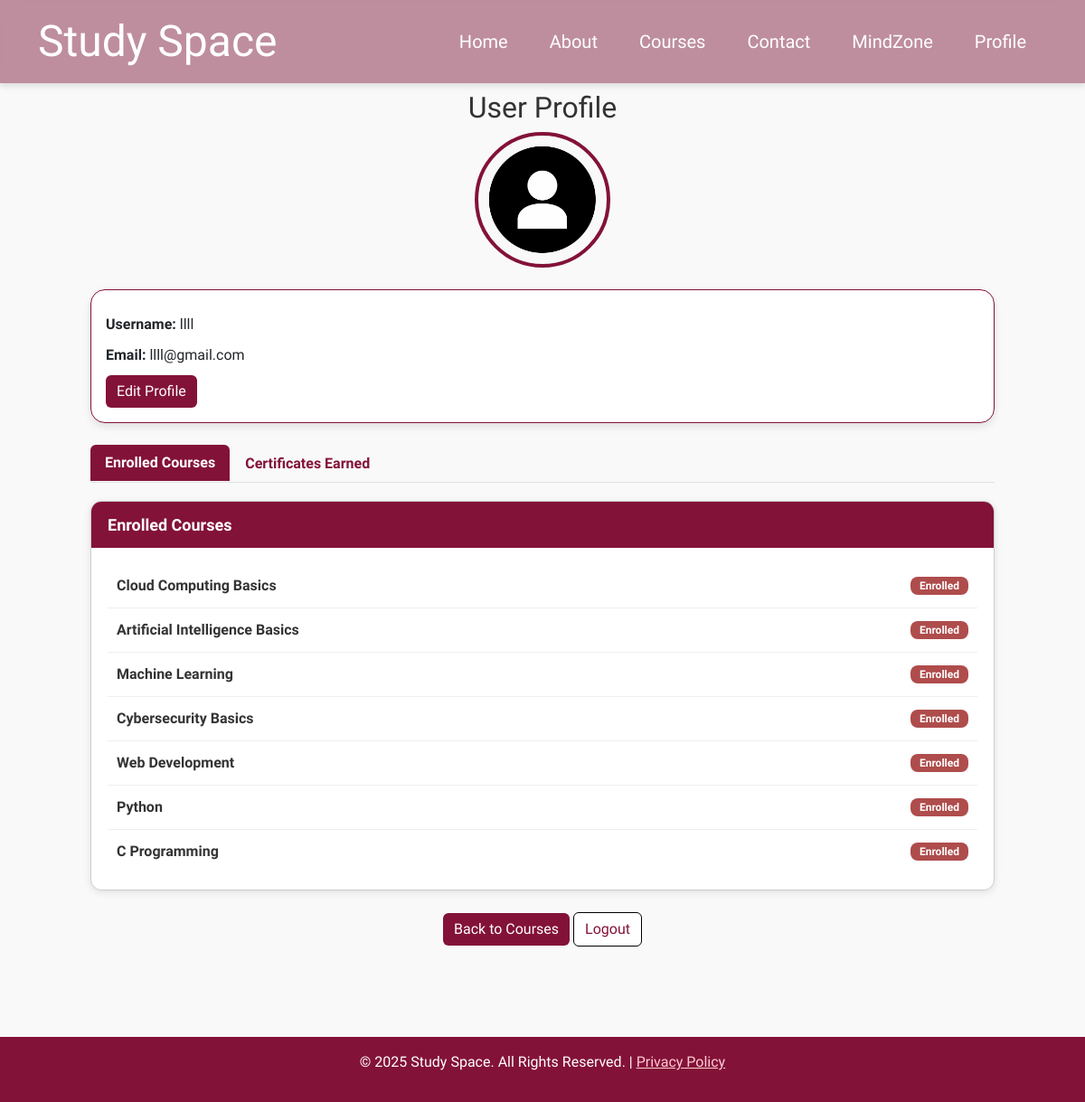
/profile (signed in), run on the app's committed database.
### tables this page shows
CREATE TABLE users (
            id INTEGER PRIMARY KEY AUTOINCREMENT,
            username TEXT UNIQUE NOT NULL,
            email TEXT UNIQUE NOT NULL,
            password TEXT NOT NULL,
            profile_pic TEXT DEFAULT 'default.png'
        );

CREATE TABLE enrollments (
            id INTEGER PRIMARY KEY AUTOINCREMENT,
            username TEXT NOT NULL,
            course_id INTEGER NOT NULL,
            course_name TEXT NOT NULL,
            course_cost INTEGER NOT NULL,
            course_duration TEXT NOT NULL,
            FOREIGN KEY (username) REFERENCES users(username),
            FOREIGN KEY (course_id) REFERENCES courses(id)
        );

### app.py (the view)
@app.route('/profile')
def profile():
    if "username" not in session:
        flash("Please login first!", "warning")
        return redirect(url_for("login"))
    username = session["username"]  # Get the username from session
    conn = get_db_connection()
    conn.row_factory = sqlite3.Row
    cursor = conn.cursor()
    user_data = cursor.execute("SELECT * FROM users WHERE username = ?", (username,)).fetchone()
    enrollments = cursor.execute("SELECT * FROM enrollments WHERE username = ?", (username,)).fetchall()
    certificates = cursor.execute("SELECT course_name, date_earned FROM certificates WHERE username = ?", (username,)).fetchall()
    conn.close()
    unique_certificates = []
    seen_courses = set()
    for cert in certificates:
        if cert['course_name'] not in seen_courses:
            seen_courses.add(cert['course_name'])
            unique_certificates.append(cert)
    if not user_data:
        flash("User not found!", "danger")
        return redirect(url_for("login"))
    return render_template('profile.html', user=user_data, enrollments=enrollments,certificates=unique_certificates)

### app.py (called while the page is built)
def get_db_connection():
    conn = sqlite3.connect(DB_PATH)
    conn.row_factory = sqlite3.Row
    return conn

### templates/profile.html (shortened to what this page needs)
<!DOCTYPE html>
<html lang="en">
<head>
    <link href="https://cdn.jsdelivr.net/npm/bootstrap@5.3.0-alpha1/dist/css/bootstrap.min.css" rel="stylesheet">
    <link rel="stylesheet" href="{{ url_for('static', filename='css/profile.css') }}">
</head>
<body>
    <nav class="navbar navbar-expand-lg">
        <div class="container">
            <a class="navbar-brand">Study Space</a>
            <div class="collapse navbar-collapse" id="navbarNav">
                <ul class="navbar-nav ms-auto">
                    <li class="nav-item"><a class="nav-link" href="{{ url_for('home') }}">Home</a></li>
                    <li class="nav-item"><a class="nav-link" href="{{ url_for('home') }}#about">About</a></li>
                    <li class="nav-item"><a class="nav-link" href="{{ url_for('courses') }}">Courses</a></li>
                    <li class="nav-item"><a class="nav-link" href="{{ url_for('contact') }}">Contact</a></li>
                    <li class="nav-item"><a class="nav-link" href="{{ url_for('game') }}">MindZone</a></li>
                    <li class="nav-item"><a class="nav-link" href="{{ url_for('profile') }}">Profile</a></li>
                </ul>
            </div>
        </div>
    </nav>
    <div class="container1">
        <h2 class="text-center">User Profile</h2>
        <div class="text-center">
            <img src="{{ url_for('static', filename='uploads/' + (user['profile_pic'] if user['profile_pic'] else 'default.png')) }}"
                alt="Profile Picture" class="rounded-circle" width="150">
        </div>
        <div class="card mt-4">
            <div class="card-body">
                <p><strong>Username:</strong> {{ user['username'] }}</p>
                <p><strong>Email:</strong> {{ user['email'] }}</p>
                <a href="{{ url_for('edit_profile') }}" class="btn btn-warning">Edit Profile</a>
            </div>
        </div>
        <ul class="nav nav-tabs mt-4" id="profileTabs" role="tablist">
            <li class="nav-item" role="presentation">
                <button class="nav-link active" id="courses-tab" data-bs-toggle="tab" data-bs-target="#courses"
                    type="button" role="tab">Enrolled Courses</button>
            </li>
            <li class="nav-item" role="presentation">
                <button class="nav-link" id="certificates-tab" data-bs-toggle="tab" data-bs-target="#certificates"
                    type="button" role="tab">Certificates Earned</button>
            </li>
        </ul>
        <div class="tab-content" id="profileTabsContent">
            <div class="tab-pane fade show active" id="courses" role="tabpanel">
                <div class="custom-card">
                    <div class="custom-card-header">Enrolled Courses</div>
                    <div class="custom-card-body">
                        {% if enrollments %}
                        <ul class="custom-list">
                            {% for course in enrollments %}
                            <li class="custom-list-item">
                                <a href="{{ url_for('course_content', course_name=course['course_name']) }}"
                                    class="course-link">
                                    {{ course['course_name'] }}
                                </a>
                                <span class="badge">Enrolled</span>
                            </li>
                            {% endfor %}
                        </ul>
                        {% else %}
                        <p class="no-data">You are not enrolled in any courses yet.</p>
                        {% endif %}
                    </div>
                </div>
            </div>
        </div>
        <div class="text-center mt-4">
            <a href="{{ url_for('courses') }}" class="btn btn-primary">Back to Courses</a>
            <a href="{{ url_for('logout') }}" class="btn btn-danger">Logout</a>
        </div>
    </div>
    <footer class="text-center py-3" style="background-color: #831238;">
        <p>&copy; 2025 Study Space. All Rights Reserved. | <a href="privacy.html">Privacy Policy</a></p>
    </footer>
</body>
</html>

### static/css/profile.css (style rules this page uses)
body { font-family: 'Philosopher', sans-serif; background-color: #f9f9f9; color: #333; margin: 0; padding: 0; }
.navbar { position: fixed; width: 100%; top: 0; left: 0; background: rgba(113, 0, 38, 0.432); backdrop-filter: blur(10px); padding: 5px 20px; display: flex; justify-content: space-between; align-items: center; z-index: 1000; transition: background 0.3s ease-in-out; box-shadow: 0 4px 6px rgba(0, 0, 0, 0.1); }
.navbar-brand { font-family: "Jersey 15", serif; font-size: 3rem; font-weight: lighter; color: white; transition: color 0.3s ease, transform 0.3s ease, opacity 0.3s ease; opacity: 1; }
.navbar-nav .nav-item { margin-left: 20px; font-size: 1.5rem; margin: 0 15px; transition: #ffffff 0.3s ease, transform 0.3s ease, opacity 0.3s ease; opacity: 1; }
.navbar-nav .nav-link { transition: #831238 0.3s ease; color: #ffffff; font-weight: 500; font-size: 20px; }
.container1 { margin: 100px 100px 100px 100px; }
.rounded-circle { border: 4px solid #831238; }
.card { border: 1px solid #831238; border-radius: 16px; box-shadow: 0 4px 8px rgba(0, 0, 0, 0.1); }
.card-body p { margin: 10px 0; }
.btn-warning { background-color: #831238;; color: white; border: none; }
.btn-primary { background-color: #831238; border: none; }
.btn-danger { background-color:white; color: #831238; border-color: black; }
footer { color: white; }
footer a { color: #ffccd5; }
.nav-tabs .nav-link { color: #831238; font-weight: bold; }
.nav-tabs .nav-link.active { background-color: #831238; color: white; border: none; }
.tab-content { margin-top: 20px; }
.custom-card { border: 1px solid #ccc; border-radius: 12px; margin-top: 20px; box-shadow: 0 2px 8px rgba(0,0,0,0.1); background-color: #fff; overflow: hidden; }
.custom-card-header { background-color: #831238; color: #fff; padding: 12px 18px; font-weight: bold; font-size: 18px; }
.custom-card-body { padding: 18px; }
.custom-list { list-style: none; padding: 0; margin: 0; }
.custom-list-item { padding: 12px 10px; border-bottom: 1px solid #eee; display: flex; justify-content: space-between; align-items: center; transition: background 0.2s; }
.custom-list-item:last-child { border-bottom: none; }
.course-link { text-decoration: none; color: #333; font-weight: 600; font-size: 16px; }
.badge { background-color: #af4c4c; color: white; padding: 4px 10px; border-radius: 8px; font-size: 12px; }

### data on the page
users: profile_pic (placeholder picture), username "llll", email "llll@gmail.com"
enrollments: course_name "Cloud Computing Basics"
enrollments: course_name "Artificial Intelligence Basics"
enrollments: course_name "Machine Learning"
enrollments: course_name "Cybersecurity Basics"
enrollments: course_name "Web Development"
enrollments: course_name "Python"
enrollments: course_name "C Programming"
